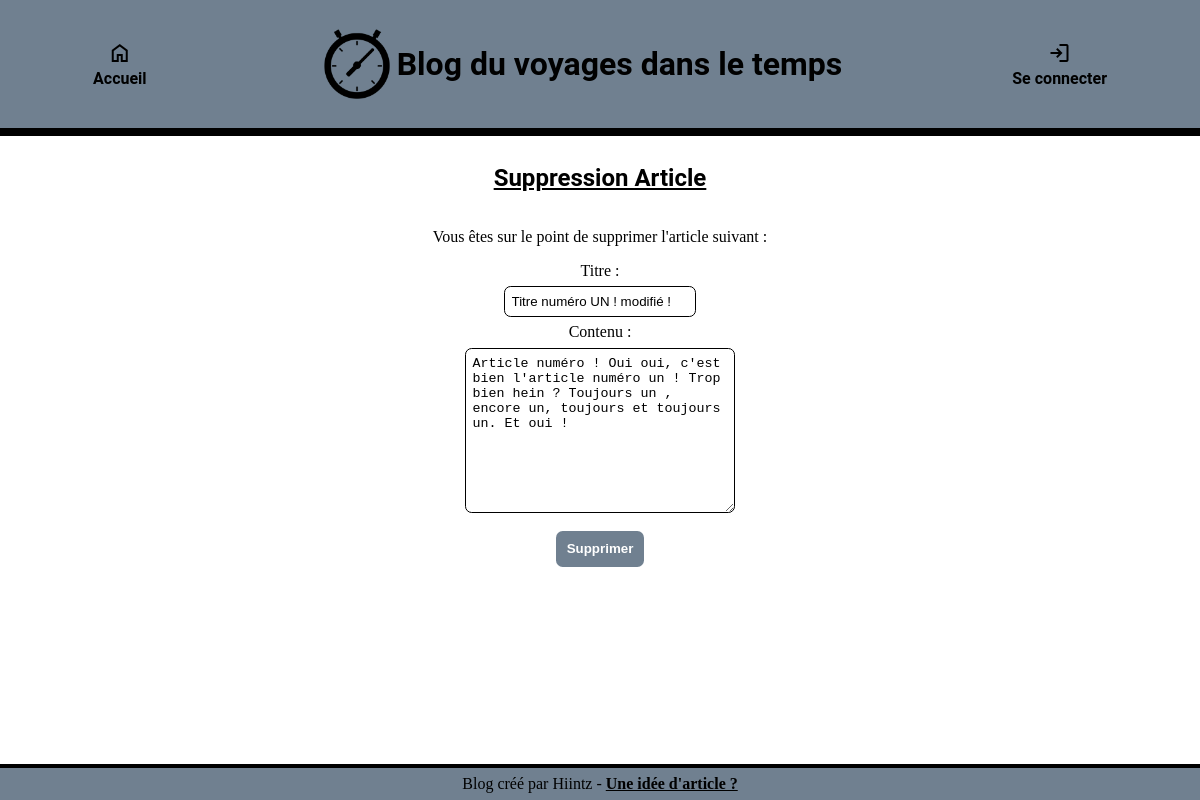
The app's page /suppression.php?id=1 with its own data.
### tables this page shows
CREATE TABLE `post` (
  `Id` smallint(5) UNSIGNED NOT NULL,
  `Title` varchar(100) NOT NULL,
  `Contents` text NOT NULL,
  `CreationTimestamp` datetime NOT NULL,
  `Author_Id` tinyint(3) UNSIGNED DEFAULT NULL,
  `Category_Id` tinyint(3) UNSIGNED DEFAULT NULL
);

### suppression.php (the view, shortened to what this page needs)
<!DOCTYPE html>
<html lang="fr">
<head>
    <link rel="stylesheet" href="style.css">
</head>
<body>
    <header>
        <div>
            <a href="index.php"><span class="material-symbols-outlined">home</span><br>Accueil</a>
        </div>
        <div id="titre">
            <img src="img/icone.png" alt="logo">
            <h1>Blog du voyages dans le temps</h1>
        </div>
        <div id="coDeco">
            <?php
            if (isset($_SESSION['login'])) {
                echo '<a href="administration.php"><span class="material-symbols-outlined">settings_suggest</span><br>Administration</a>';
                echo '<a href="deconnexion.php"><span class="material-symbols-outlined">logout</span><br>Se déconnecter</a>';
            } else {
                echo '<a href="connexion.php"><span class="material-symbols-outlined">login</span><br>Se connecter</a>';
            }
            ?>
        </div>
    </header>
    <main>
        <div class="firstTitle">
            <h2>Suppression Article</h2>
        </div>
        <div id="delPost">
            <?php
            include 'connexionBase.php';
            try {
                if (isset($_GET['id'])) {
                    $id = $_GET['id'];
                    $requete = "SELECT Title, Contents FROM post WHERE Id = ?";
                    $prepare = $pdo->prepare($requete);
                    $prepare->execute([$id]);
                    $reponse = $prepare->fetch(PDO::FETCH_ASSOC);
                    echo '<form action="suppression.php" method="post" id="formDel">';
                    echo '<p>Vous êtes sur le point de supprimer l\'article suivant :</p>';
                    echo '<div>';
                    echo '<label for="title">Titre :</label><br>';
                    echo '<input type="text" name="title" id="title" value="' . $reponse['Title'] . '" readonly>';
                    echo '</div>';
                    echo '<div>';
                    echo '<label for="content">Contenu :</label><br>';
                    echo '<textarea name="content" id="content" cols="30" rows="10" readonly>' . $reponse['Contents'] . '</textarea>';
                    echo '</div>';
                    echo '<div>';
                    echo '<input type="submit" value="Supprimer">';
                    echo '</div>';
                    echo '</form>';
                } elseif (isset($_POST['id'])) {
                    $id = $_POST['id'];
                    $requete = "DELETE FROM post WHERE Id = ?";
                    $prepare = $pdo->prepare($requete);
                    $prepare->execute([$id]);
                    header('Location: administration.php');
                } else {
                    header('Location: administration.php');
                }
            } catch (PDOException $e) {
                echo "Erreur : " . $e->getMessage();
            }
            ?>
        </div>
    </main>
    <footer>
        <p>Blog créé par Hiintz - <a href="mailto:contact@mail.fr">Une idée d'article ?</a></p>
    </footer>
</body>
</html>

### style.css (style rules this page uses)
html, body { margin: 0; padding: 0; }
header { text-align: center; display: flex; justify-content:space-around; align-items: center; background-color:slategray; height: 8em; border-bottom: 0.5em solid black; position: fixed; top: 0; width: 100%; }
header div { display: flex; flex-direction: row; align-items: center; justify-content: space-evenly; margin: 1em; }
#titre { display: flex; }
#coDeco { display: flex; flex-direction: column; align-items: center; justify-content: space-evenly; margin: 1em; height: 5em; }
header img { width: 5em; height: 5em; object-fit: cover; }
div a { margin-left: 1em; margin-right: 1em; text-decoration: none; color: black; font-family: 'Roboto', sans-serif; font-weight: bold; }
main { margin-top: 7em; margin-bottom: 4em; }
h1 { font-size: 2rem; font-family: 'Roboto', sans-serif; }
h2 { font-size: 1.5rem; font-family: 'Roboto', sans-serif; text-align: center; text-decoration: underline; }
footer { text-align: center; display: flex; justify-content: center; align-items: center; background-color: slategray; height: 2em; border-top: 0.25em solid black; position: fixed; bottom: 0; width: 100%; }
footer a { color: black; font-weight: bold; }
#formModif, #formDel, #formAddPost, #formAddAut, #formAddCat { display: flex; flex-direction: column; align-items: center; margin: 1em; text-align: center; }
form input, form textarea, form select { margin: 0.5em; }
.firstTitle { padding-top: 2em; }
input[type='submit'] { background-color: slategray; color: white; border: none; border-radius: 0.5em; padding: 0.8em; margin: 0.5em; font-weight: bold; }
input[type='text'], input[type='password'], select, textarea { border: 0.1em solid black; border-radius: 0.5em; padding: 0.5em; margin: 0.5em; }

### records on screen
post: title "Titre numéro UN ! modifié !", content "Article numéro ! Oui oui, c'est bien l'article numéro un ! Trop bien hein ? Toujours un , encore un, toujours et toujours un. Et oui !"
